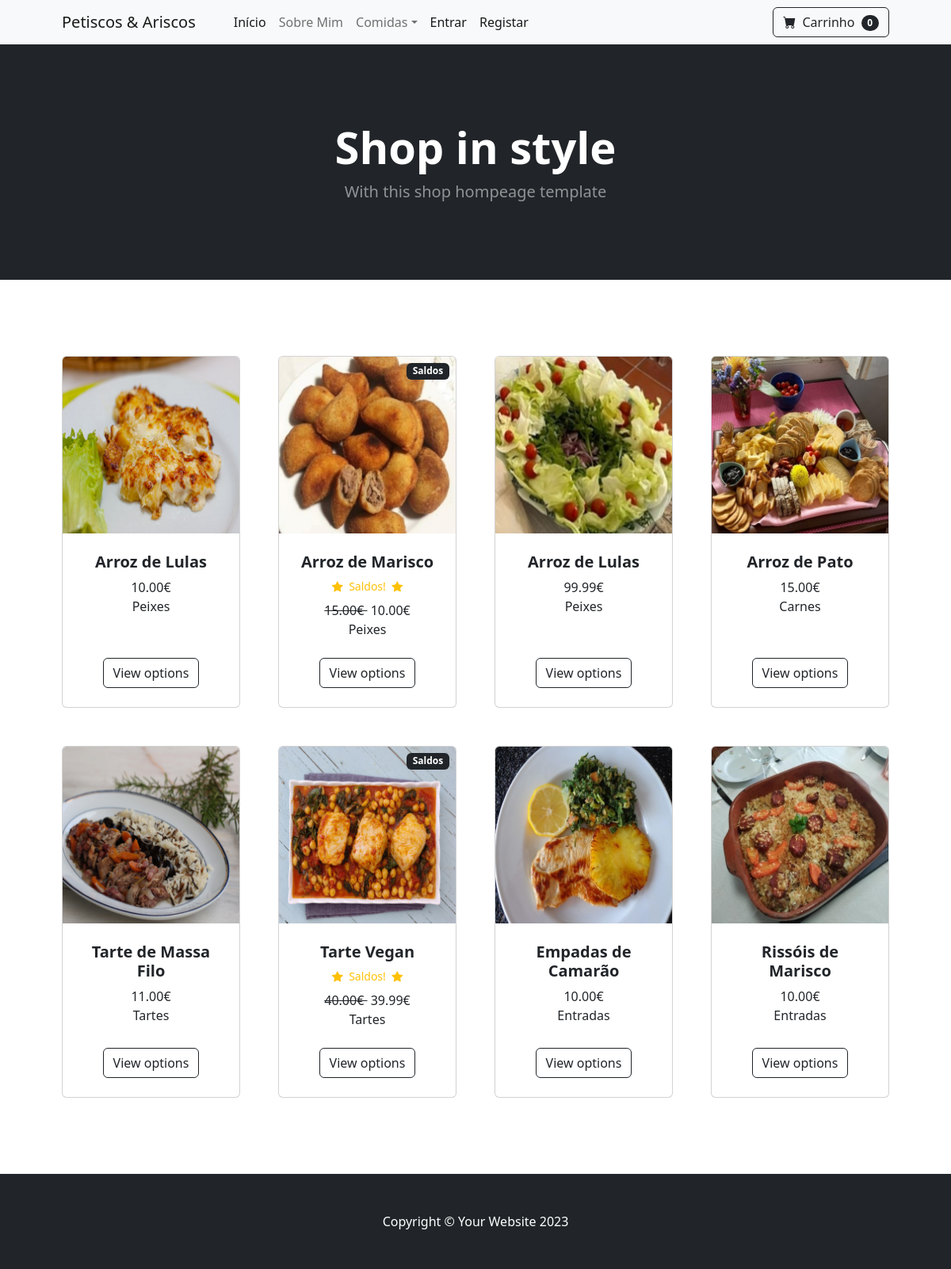
The page / on the database its author committed.
### loja/models.py (models this page shows, shortened)
class Product(models.Model):
	name = models.CharField(max_length=100)
	price = models.DecimalField(default=0, decimal_places=2, max_digits=6)
	category = models.ForeignKey(Category, on_delete=models.CASCADE, default=1)
	description = models.CharField(max_length=250, default='', blank=True, null=True)
	image = models.ImageField(upload_to='uploads/product/')
	is_sale = models.BooleanField(default=False)
	sale_price = models.DecimalField(default=0, decimal_places=2, max_digits=6)

class Category(models.Model):
	name = models.CharField(max_length=50)
	def __str__(self):
		return self.name
	class Meta:
		verbose_name_plural = 'categories'

### loja/views.py (the view)
# urls.py: path('', views.home, name='home'),
def home(request):
    products = Product.objects.all()[:8]  # Limitador inicial
    return render(request, 'home.html', {'products': products})

### carrinho/cart.py (called while the page is built)
	def __len__(self):
		return len(self.cart)

### carrinho/context_processors.py (called while the page is built)
def cart(request):
	return {'cart': Cart(request)}

### loja/templates/home.html
{% extends 'base.html' %}
{% block content %}
        <header class="bg-dark py-5">
            <div class="container px-4 px-lg-5 my-5">
                <div class="text-center text-white">
                    <h1 class="display-4 fw-bolder">Shop in style</h1>
                    <p class="lead fw-normal text-white-50 mb-0">With this shop hompeage template</p>
                </div>
            </div>
        </header>
        <section class="py-5">
            <div class="container px-4 px-lg-5 mt-5">
                <div class="row gx-4 gx-lg-5 row-cols-2 row-cols-md-3 row-cols-xl-4 justify-content-center">
                    {% for product in products %}
                    {% if product.is_sale %}
                    <div class="col mb-5">
                        <div class="card h-100">
                            <div class="badge bg-dark text-white position-absolute" style="top: 0.5rem; right: 0.5rem">Saldos</div>
                            <img class="card-img-top" src="{{ product.image.url }}" alt="..." />
                            <div class="card-body p-4">
                                <div class="text-center">
                                    <h5 class="fw-bolder">{{ product.name }}</h5>
                                    <div class="d-flex justify-content-center small text-warning mb-2">
                                    <div class="bi-star-fill"></div>
                                    &nbsp;&nbsp;Saldos!&nbsp;&nbsp;
                                    <div class="bi-star-fill"></div>
                                    </div>
                                    <strike>
                                    {{ product.price }}€
                                    </strike>
                                    &nbsp;{{ product.sale_price }}€
                                    <br/>
                                    {{ product.category }}
                                </div>
                            </div>
                            <div class="card-footer p-4 pt-0 border-top-0 bg-transparent">
                                <div class="text-center"><a class="btn btn-outline-dark mt-auto" href="#">View options</a></div>
                            </div>
                        </div>
                    </div>
                    {% else %}
                    <div class="col mb-5">
                        <div class="card h-100">
                            <img class="card-img-top" src="{{ product.image.url }}" alt="..." />
                            <div class="card-body p-4">
                                <div class="text-center">
                                    <h5 class="fw-bolder">{{ product.name }}</h5>
                                    {{ product.price }}€
                                    <br/>
                                    {{ product.category }}
                                </div>
                            </div>
                            <div class="card-footer p-4 pt-0 border-top-0 bg-transparent">
                                <div class="text-center"><a class="btn btn-outline-dark mt-auto" href="#">View options</a></div>
                            </div>
                        </div>
                    </div>
                    {% endif %}
                    {% endfor %}
                </div>
            </div>
        </section>
</html>
{% endblock %}

### loja/templates/base.html (shortened to what this page needs)
{% load static %}
<!DOCTYPE html>
<html lang="en">
    <head>
        <link href="https://cdn.jsdelivr.net/npm/bootstrap-icons@1.5.0/font/bootstrap-icons.css" rel="stylesheet" />
        <link href="{% static 'css/styles.css' %}" rel="stylesheet" />
    </head>
    <body>
        {% include 'navbar.html' %}
        {% block content %}
        {% endblock %}
        <footer class="py-5 bg-dark">
            <div class="container"><p class="m-0 text-center text-white">Copyright &copy; Your Website 2023</p></div>
        </footer>
    </body>
</html>

### loja/templates/navbar.html (shortened to what this page needs)
        <nav class="navbar navbar-expand-lg navbar-light bg-light">
            <div class="container px-4 px-lg-5">
                <a class="navbar-brand" href="{% url 'home' %}">Petiscos & Ariscos</a>
                <div class="collapse navbar-collapse" id="navbarSupportedContent">
                    <ul class="navbar-nav me-auto mb-2 mb-lg-0 ms-lg-4">
                        <li class="nav-item"><a class="nav-link active" aria-current="page" href="{% url 'home' %}">Início</a></li>
                        <li class="nav-item"><a class="nav-link" href="{% url 'about_me' %}">Sobre Mim</a></li>
                        <li class="nav-item dropdown">
                            <a class="nav-link dropdown-toggle" id="navbarDropdown" href="#" role="button" data-bs-toggle="dropdown" aria-expanded="false">Comidas</a>
                        </li>
                        {% if user.is_authenticated %}
                        <li class="nav-item"><a class="nav-link active" href="{% url 'logout' %}">Sair</a></li>
                        {% else %}
                        <li class="nav-item"><a class="nav-link active" href="{% url 'login' %}">Entrar</a></li>
                        <li class="nav-item"><a class="nav-link active" href="{% url 'register' %}">Registar</a></li>
                        {% endif %}
                    </ul>
                    <form class="d-flex">
                        <a href="{% url 'cart_summary' %}" class="btn btn-outline-dark">
                            <i class="bi-cart-fill me-1"></i>
                            Carrinho
                            <span class="badge bg-dark text-white ms-1 rounded-pill" id="cart_quantity">{{ cart|length }}</span>
                        </a>
                    </form>
                </div>
            </div>
        </nav>

### rows shown on the page
Product: image (picture), name "Arroz de Lulas", price "10.00", category "Peixes"
Product: image (picture), name "Arroz de Marisco", price "15.00", sale_price "10.00", category "Peixes"
Product: image (picture), name "Arroz de Lulas", price "99.99", category "Peixes"
Product: image (picture), name "Arroz de Pato", price "15.00", category "Carnes"
Product: image (picture), name "Tarte de Massa Filo", price "11.00", category "Tartes"
Product: image (picture), name "Tarte Vegan", price "40.00", sale_price "39.99", category "Tartes"
Product: image (picture), name "Empadas de Camarão", price "10.00", category "Entradas"
Product: image (picture), name "Rissóis de Marisco", price "10.00", category "Entradas"

### other values the page prints
{{ cart|length }} "0"
